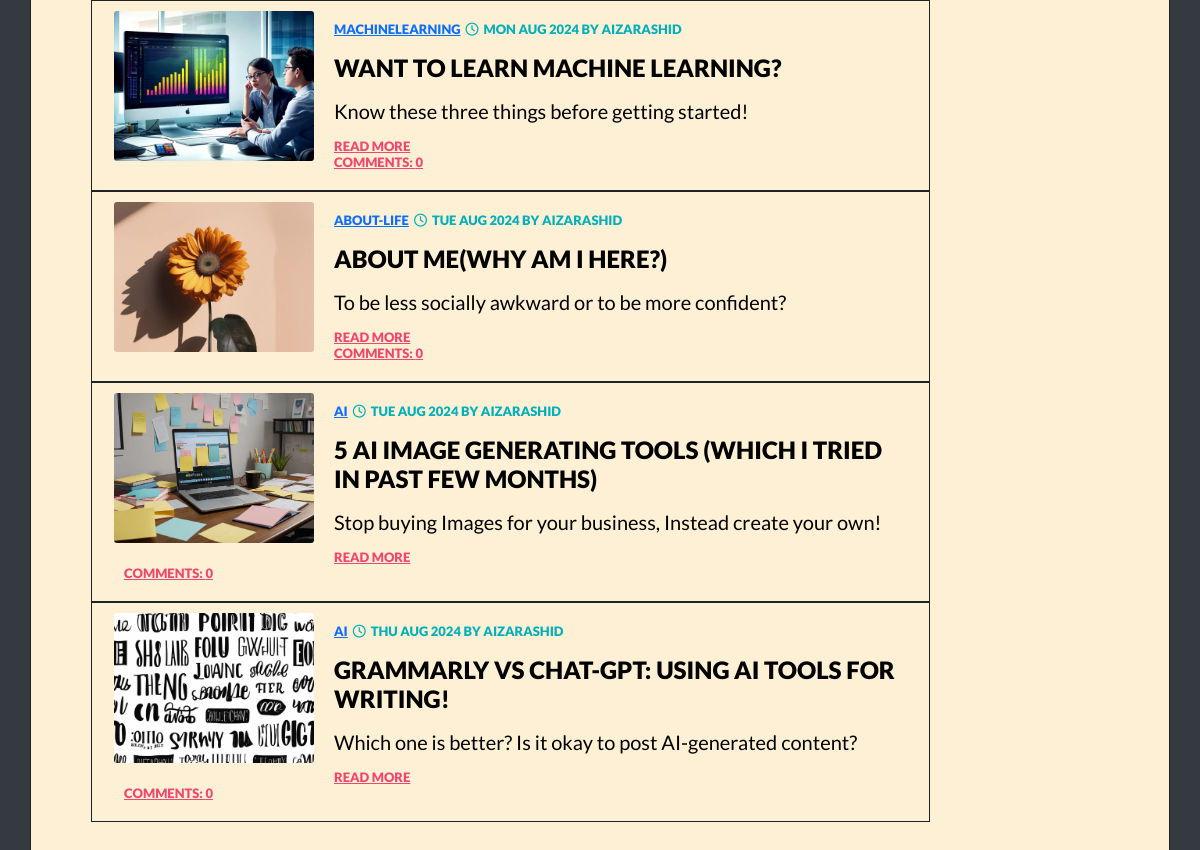
The app's page /authorprofile/1/ (signed in, lower part), older data.
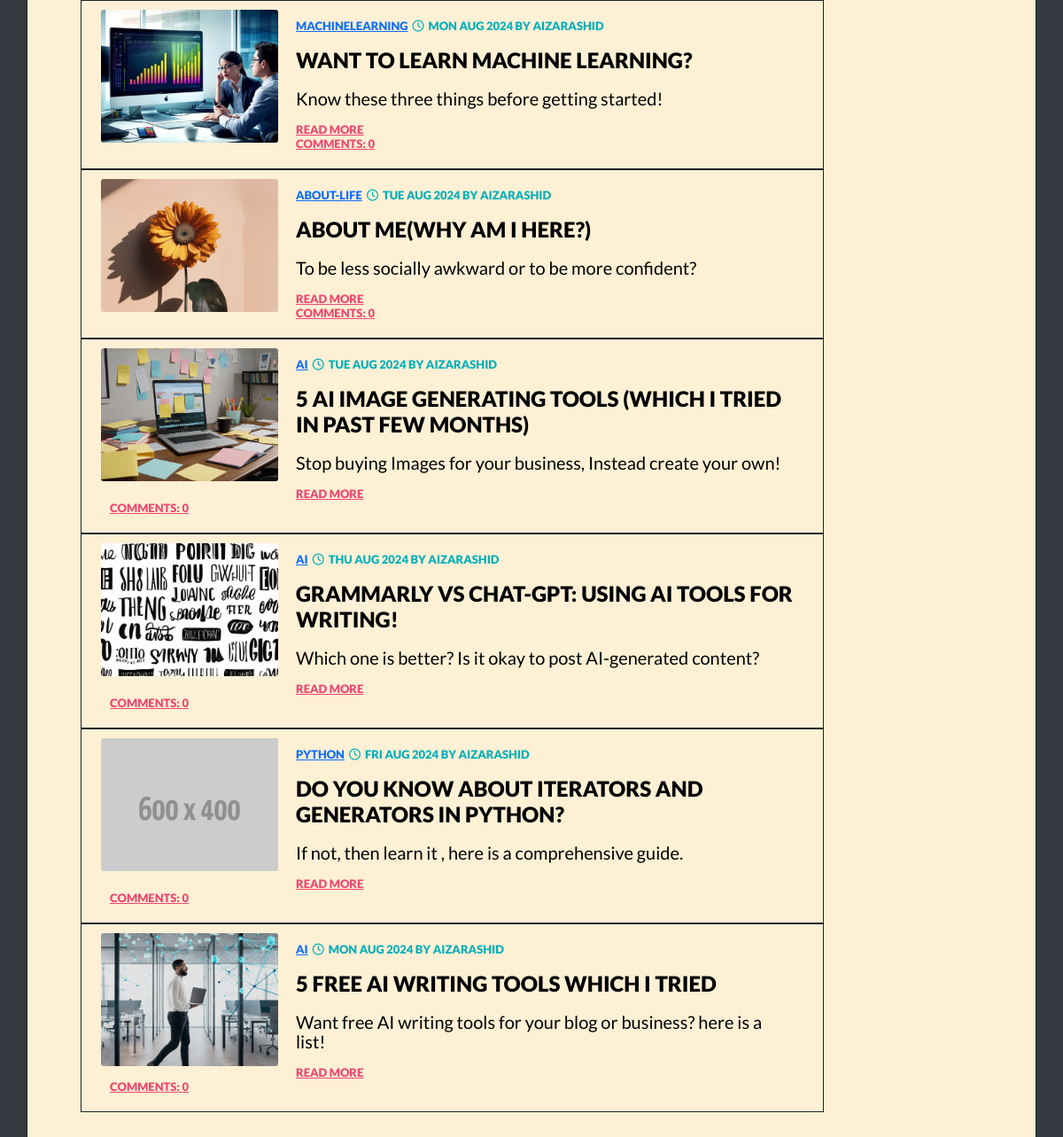
The same page, newer data.
### blog/models.py (models this page shows, shortened)
class Post(models.Model):
    author = models.ForeignKey(User,on_delete=models.CASCADE)
    title = models.CharField(max_length=200)
    title_tag = models.CharField(max_length=255,default='title tag')
    header_image = models.ImageField(null=True,blank=True,upload_to="header_images/")
    alt_text = models.CharField(max_length=255,blank=True,null=True)
    text = RichTextField(blank=True,null=True)
    created_date = models.DateTimeField(default=timezone.now)
    published_date = models.DateTimeField(blank=True, null=True)
    category = models.CharField(max_length=200,default='coding')
    snippet = models.CharField(max_length=100,default="Click on the link below to read full article...",null=True,blank=True)
    likes = models.ManyToManyField(User,related_name='blog_posts')
    def approve_comments(self):
        return self.comments.filter(approved_comment=True)

### blog/views.py (the view)
# urls.py: path('authorprofile/<int:author_id>/',authorprofile,name='author_profile'),
def authorprofile(request, author_id):
    if request.user.is_authenticated:
        author = User.objects.get(pk=author_id)
        profile = Profile.objects.get(user_id=author_id)
        author_profile = Profile.objects.get(user=author)
        author_posts = Post.objects.filter(author=author)
        following = author.profile.followers.filter(id=request.user.id).exists()
        return render(request,'blog/author_profile.html',{"author":author,"following":following,"author_profile":author_profile,"author_posts":author_posts})
    else:
        messages.success(request,("You must be Logged In to see this page!"))
        return redirect('post_list')

### blog/templates/blog/author_profile.html (shortened to what this page needs)
{% extends 'blog/base.html' %}
{% load static %}
{% block content %}
<div class="container">
   <div class="row">
    <div class=col-md-4>
      <div class="inner">
        <div class="col-md-10">
      <div class="card-body">
         <br/><br/>
        <br/><br/>
  {% for post in author_posts %}
      <div class="container">
         <div class="row">
      <a class="post" href="{% url 'post_detail' pk=post.pk %}"><div class="col-md-4">
      {% if post.header_image %}
      <img class="image" src="{{ post.header_image.url }}">
      {% else %}
      <img class="image" src="{% static 'images/placeholder.png' %}">
      {% endif %}
      <div class="inner">
        <p class="category" ><a href="{% url 'category' post.category %}">{{post.category|slugify}}</a><span class="date"><i class="fa fa-clock-o">
                </i>{{ post.published_date|date:"D M Y"}} by {{post.author}}</p>
        <h2>{{ post.title }}</h2>
        <p>{{ post.title_tag }}</p>
      <a class="read-more" class="btn btn-primary" href="{% url 'post_detail' pk=post.pk %}">Read More</a>
        <a  class="comment" href="{% url 'post_detail' pk=post.pk %}">Comments: {{ post.approve_comments.count }}</a>
            </div>
     </div>
  </div>
</div></a>
 {% endfor %}
      </div>
   </div>
</div>
</div>
{% endblock %}

Row changes from the older to the newer data that the page shows:
added Post: category|slugify "PYTHON", published_date "FRI AUG 2024", author "AIZARASHID", title "DO YOU KNOW ABOUT ITERATORS AND GENERATORS IN PYTHON?", title_tag "If not, then learn it , here is a comprehensive guide.", approve_comments.count "0"
added Post: header_image (picture), category|slugify "AI", published_date "MON AUG 2024", author "AIZARASHID", title "5 FREE AI WRITING TOOLS WHICH I TRIED", title_tag "Want free AI writing tools for your blog or business? here is a list!", approve_comments.count "0"
